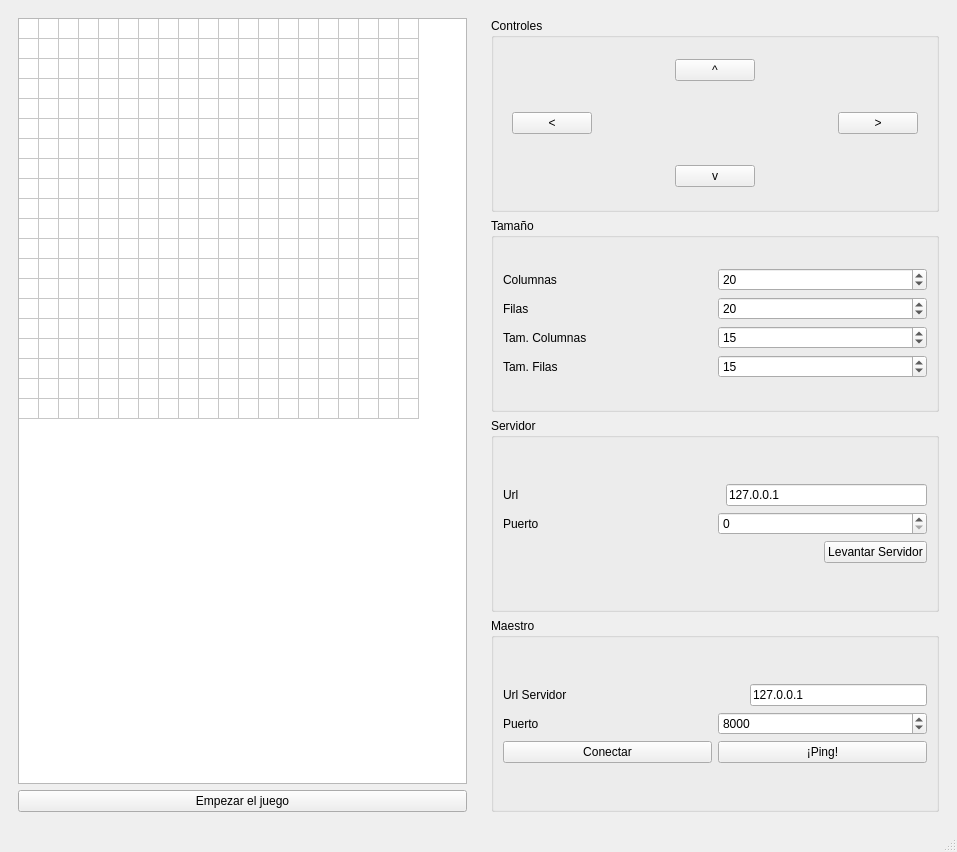
<?xml version="1.0" encoding="UTF-8"?>
<ui version="4.0">
 <class>MainWindow</class>
 <widget class="QMainWindow" name="MainWindow">
  <property name="geometry">
   <rect>
    <x>0</x>
    <y>0</y>
    <width>957</width>
    <height>852</height>
   </rect>
  </property>
  <property name="contextMenuPolicy">
   <enum>Qt::PreventContextMenu</enum>
  </property>
  <property name="windowTitle">
   <string>Juego Snake</string>
  </property>
  <widget class="QWidget" name="centralwidget">
   <layout class="QHBoxLayout" name="horizontalLayout_2">
    <item>
     <layout class="QHBoxLayout" name="horizontalLayout">
      <item>
       <widget class="QWidget" name="widget_2" native="true">
        <layout class="QVBoxLayout" name="verticalLayout_3">
         <item>
          <layout class="QVBoxLayout" name="verticalLayout_2">
           <item>
            <widget class="QTableWidget" name="tableWidget">
             <property name="rowCount">
              <number>20</number>
             </property>
             <property name="columnCount">
              <number>20</number>
             </property>
             <attribute name="horizontalHeaderVisible">
              <bool>false</bool>
             </attribute>
             <attribute name="horizontalHeaderDefaultSectionSize">
              <number>20</number>
             </attribute>
             <attribute name="horizontalHeaderHighlightSections">
              <bool>false</bool>
             </attribute>
             <attribute name="horizontalHeaderMinimumSectionSize">
              <number>20</number>
             </attribute>
             <attribute name="verticalHeaderVisible">
              <bool>false</bool>
             </attribute>
             <attribute name="verticalHeaderDefaultSectionSize">
              <number>20</number>
             </attribute>
             <attribute name="verticalHeaderMinimumSectionSize">
              <number>20</number>
             </attribute>
             <row/>
             <row/>
             <row/>
             <row/>
             <row/>
             <row/>
             <row/>
             <row/>
             <row/>
             <row/>
             <row/>
             <row/>
             <row/>
             <row/>
             <row/>
             <row/>
             <row/>
             <row/>
             <row/>
             <row/>
             <column/>
             <column/>
             <column/>
             <column/>
             <column/>
             <column/>
             <column/>
             <column/>
             <column/>
             <column/>
             <column/>
             <column/>
             <column/>
             <column/>
             <column/>
             <column/>
             <column/>
             <column/>
             <column/>
             <column/>
            </widget>
           </item>
           <item>
            <widget class="QPushButton" name="EmpezarConectar">
             <property name="text">
              <string>Empezar el juego</string>
             </property>
            </widget>
           </item>
          </layout>
         </item>
        </layout>
       </widget>
      </item>
      <item>
       <widget class="QWidget" name="widget" native="true">
        <layout class="QVBoxLayout" name="verticalLayout_5">
         <item>
          <layout class="QVBoxLayout" name="verticalLayout_4">
           <item>
            <widget class="QGroupBox" name="Controles">
             <property name="title">
              <string>Controles</string>
             </property>
             <layout class="QVBoxLayout" name="verticalLayout_7">
              <item>
               <layout class="QVBoxLayout" name="verticalLayout_6">
                <item>
                 <widget class="QWidget" name="widget_5" native="true">
                  <layout class="QHBoxLayout" name="horizontalLayout_4">
                   <item>
                    <layout class="QHBoxLayout" name="horizontalLayout_3">
                     <item>
                      <spacer name="horizontalSpacer">
                       <property name="orientation">
                        <enum>Qt::Horizontal</enum>
                       </property>
                       <property name="sizeHint" stdset="0">
                        <size>
                         <width>40</width>
                         <height>20</height>
                        </size>
                       </property>
                      </spacer>
                     </item>
                     <item>
                      <widget class="QPushButton" name="ArribaBoto">
                       <property name="text">
                        <string>^</string>
                       </property>
                       <property name="iconSize">
                        <size>
                         <width>24</width>
                         <height>24</height>
                        </size>
                       </property>
                      </widget>
                     </item>
                     <item>
                      <spacer name="horizontalSpacer_2">
                       <property name="orientation">
                        <enum>Qt::Horizontal</enum>
                       </property>
                       <property name="sizeHint" stdset="0">
                        <size>
                         <width>40</width>
                         <height>20</height>
                        </size>
                       </property>
                      </spacer>
                     </item>
                    </layout>
                   </item>
                  </layout>
                 </widget>
                </item>
                <item>
                 <widget class="QWidget" name="widget_4" native="true">
                  <layout class="QHBoxLayout" name="horizontalLayout_6">
                   <item>
                    <layout class="QHBoxLayout" name="horizontalLayout_5">
                     <item>
                      <widget class="QPushButton" name="IzquierdaBoton">
                       <property name="text">
                        <string>&lt;</string>
                       </property>
                      </widget>
                     </item>
                     <item>
                      <spacer name="horizontalSpacer_3">
                       <property name="orientation">
                        <enum>Qt::Horizontal</enum>
                       </property>
                       <property name="sizeHint" stdset="0">
                        <size>
                         <width>40</width>
                         <height>20</height>
                        </size>
                       </property>
                      </spacer>
                     </item>
                     <item>
                      <widget class="QPushButton" name="DerechaBoton">
                       <property name="text">
                        <string>&gt;</string>
                       </property>
                      </widget>
                     </item>
                    </layout>
                   </item>
                  </layout>
                 </widget>
                </item>
                <item>
                 <widget class="QWidget" name="widget_3" native="true">
                  <layout class="QHBoxLayout" name="horizontalLayout_8">
                   <item>
                    <layout class="QHBoxLayout" name="horizontalLayout_7">
                     <item>
                      <spacer name="horizontalSpacer_4">
                       <property name="orientation">
                        <enum>Qt::Horizontal</enum>
                       </property>
                       <property name="sizeHint" stdset="0">
                        <size>
                         <width>40</width>
                         <height>20</height>
                        </size>
                       </property>
                      </spacer>
                     </item>
                     <item>
                      <widget class="QPushButton" name="AbajoBoton">
                       <property name="text">
                        <string>v</string>
                       </property>
                      </widget>
                     </item>
                     <item>
                      <spacer name="horizontalSpacer_5">
                       <property name="orientation">
                        <enum>Qt::Horizontal</enum>
                       </property>
                       <property name="sizeHint" stdset="0">
                        <size>
                         <width>40</width>
                         <height>20</height>
                        </size>
                       </property>
                      </spacer>
                     </item>
                    </layout>
                   </item>
                  </layout>
                 </widget>
                </item>
               </layout>
              </item>
             </layout>
            </widget>
           </item>
           <item>
            <widget class="QGroupBox" name="Tamano">
             <property name="title">
              <string>Tamaño</string>
             </property>
             <layout class="QVBoxLayout" name="verticalLayout_9">
              <item>
               <layout class="QVBoxLayout" name="verticalLayout_8">
                <item>
                 <layout class="QHBoxLayout" name="horizontalLayout_12">
                  <item>
                   <widget class="QLabel" name="ColumnasLabel">
                    <property name="text">
                     <string>Columnas</string>
                    </property>
                   </widget>
                  </item>
                  <item>
                   <widget class="QSpinBox" name="ColumnasSpin">
                    <property name="value">
                     <number>20</number>
                    </property>
                   </widget>
                  </item>
                 </layout>
                </item>
                <item>
                 <layout class="QHBoxLayout" name="horizontalLayout_11">
                  <item>
                   <widget class="QLabel" name="Filas">
                    <property name="text">
                     <string>Filas</string>
                    </property>
                   </widget>
                  </item>
                  <item>
                   <widget class="QSpinBox" name="FilasSpin">
                    <property name="value">
                     <number>20</number>
                    </property>
                   </widget>
                  </item>
                 </layout>
                </item>
                <item>
                 <layout class="QHBoxLayout" name="horizontalLayout_9">
                  <item>
                   <widget class="QLabel" name="TamColumnasLabel">
                    <property name="text">
                     <string>Tam. Columnas</string>
                    </property>
                   </widget>
                  </item>
                  <item>
                   <widget class="QSpinBox" name="TamColumnasSpin">
                    <property name="value">
                     <number>15</number>
                    </property>
                   </widget>
                  </item>
                 </layout>
                </item>
                <item>
                 <layout class="QHBoxLayout" name="horizontalLayout_10">
                  <item>
                   <widget class="QLabel" name="TamFilasLabel">
                    <property name="text">
                     <string>Tam. Filas</string>
                    </property>
                   </widget>
                  </item>
                  <item>
                   <widget class="QSpinBox" name="TamFilasSpin">
                    <property name="value">
                     <number>15</number>
                    </property>
                   </widget>
                  </item>
                 </layout>
                </item>
               </layout>
              </item>
             </layout>
            </widget>
           </item>
           <item>
            <widget class="QGroupBox" name="Servidor">
             <property name="title">
              <string>Servidor</string>
             </property>
             <layout class="QVBoxLayout" name="verticalLayout_11">
              <item>
               <layout class="QVBoxLayout" name="verticalLayout_10">
                <item>
                 <layout class="QHBoxLayout" name="horizontalLayout_15">
                  <item>
                   <widget class="QLabel" name="UrlLabel">
                    <property name="text">
                     <string>Url</string>
                    </property>
                   </widget>
                  </item>
                  <item>
                   <spacer name="horizontalSpacer_6">
                    <property name="orientation">
                     <enum>Qt::Horizontal</enum>
                    </property>
                    <property name="sizeHint" stdset="0">
                     <size>
                      <width>40</width>
                      <height>20</height>
                     </size>
                    </property>
                   </spacer>
                  </item>
                  <item>
                   <widget class="QLineEdit" name="lineEdit">
                    <property name="text">
                     <string>127.0.0.1</string>
                    </property>
                   </widget>
                  </item>
                 </layout>
                </item>
                <item>
                 <layout class="QHBoxLayout" name="horizontalLayout_13">
                  <item>
                   <widget class="QLabel" name="PuertoLabel">
                    <property name="text">
                     <string>Puerto</string>
                    </property>
                   </widget>
                  </item>
                  <item>
                   <widget class="QSpinBox" name="spinBox"/>
                  </item>
                 </layout>
                </item>
                <item>
                 <layout class="QHBoxLayout" name="horizontalLayout_14">
                  <item>
                   <spacer name="horizontalSpacer_7">
                    <property name="orientation">
                     <enum>Qt::Horizontal</enum>
                    </property>
                    <property name="sizeHint" stdset="0">
                     <size>
                      <width>40</width>
                      <height>20</height>
                     </size>
                    </property>
                   </spacer>
                  </item>
                  <item>
                   <widget class="QPushButton" name="LevantarBoton">
                    <property name="text">
                     <string>Levantar Servidor</string>
                    </property>
                   </widget>
                  </item>
                 </layout>
                </item>
               </layout>
              </item>
             </layout>
            </widget>
           </item>
           <item>
            <widget class="QGroupBox" name="Maestro">
             <property name="title">
              <string>Maestro</string>
             </property>
             <layout class="QVBoxLayout" name="verticalLayout_13">
              <item>
               <layout class="QVBoxLayout" name="verticalLayout_12">
                <item>
                 <layout class="QHBoxLayout" name="horizontalLayout_18">
                  <item>
                   <widget class="QLabel" name="UrlServidorLabel">
                    <property name="text">
                     <string>Url Servidor</string>
                    </property>
                   </widget>
                  </item>
                  <item>
                   <spacer name="horizontalSpacer_8">
                    <property name="orientation">
                     <enum>Qt::Horizontal</enum>
                    </property>
                    <property name="sizeHint" stdset="0">
                     <size>
                      <width>40</width>
                      <height>20</height>
                     </size>
                    </property>
                   </spacer>
                  </item>
                  <item>
                   <widget class="QLineEdit" name="URLServidorLine">
                    <property name="text">
                     <string>127.0.0.1</string>
                    </property>
                   </widget>
                  </item>
                 </layout>
                </item>
                <item>
                 <layout class="QHBoxLayout" name="horizontalLayout_16">
                  <item>
                   <widget class="QLabel" name="PuertoServidorLabel">
                    <property name="text">
                     <string>Puerto</string>
                    </property>
                   </widget>
                  </item>
                  <item>
                   <widget class="QSpinBox" name="PuertoServidorSpin">
                    <property name="maximum">
                     <number>100000</number>
                    </property>
                    <property name="value">
                     <number>8000</number>
                    </property>
                   </widget>
                  </item>
                 </layout>
                </item>
                <item>
                 <layout class="QHBoxLayout" name="horizontalLayout_17">
                  <item>
                   <widget class="QPushButton" name="ConectarBoton">
                    <property name="text">
                     <string>Conectar</string>
                    </property>
                   </widget>
                  </item>
                  <item>
                   <widget class="QPushButton" name="PingBoton">
                    <property name="text">
                     <string>¡Ping!</string>
                    </property>
                   </widget>
                  </item>
                 </layout>
                </item>
               </layout>
              </item>
             </layout>
            </widget>
           </item>
          </layout>
         </item>
        </layout>
       </widget>
      </item>
     </layout>
    </item>
   </layout>
  </widget>
  <widget class="QStatusBar" name="statusbar"/>
 </widget>
 <resources/>
 <connections/>
</ui>
